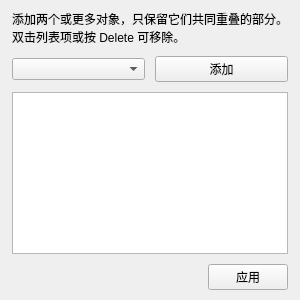
<?xml version="1.0" encoding="UTF-8"?>
<ui version="4.0">
 <class>OccBooleanCommonWidget</class>
 <widget class="QWidget" name="OccBooleanCommonWidget">
  <property name="geometry"><rect><x>0</x><y>0</y><width>300</width><height>300</height></rect></property>
  <layout class="QVBoxLayout" name="mainLayout">
   <property name="leftMargin"><number>12</number></property><property name="topMargin"><number>10</number></property><property name="rightMargin"><number>12</number></property><property name="bottomMargin"><number>10</number></property><property name="spacing"><number>10</number></property>
   <item><widget class="QLabel" name="hintLabel"><property name="text"><string>添加两个或更多对象，只保留它们共同重叠的部分。双击列表项或按 Delete 可移除。</string></property><property name="wordWrap"><bool>true</bool></property></widget></item>
   <item><layout class="QHBoxLayout" name="addLayout"><item><widget class="QComboBox" name="sourceComboBox"/></item><item><widget class="QPushButton" name="addButton"><property name="text"><string>添加</string></property></widget></item></layout></item>
   <item><widget class="QListWidget" name="selectedListWidget"><property name="selectionMode"><enum>QAbstractItemView::ExtendedSelection</enum></property></widget></item>
   <item><layout class="QHBoxLayout" name="buttonLayout"><item><spacer name="buttonSpacer"><property name="orientation"><enum>Qt::Horizontal</enum></property><property name="sizeHint" stdset="0"><size><width>40</width><height>20</height></size></property></spacer></item><item><widget class="QPushButton" name="applyButton"><property name="text"><string>应用</string></property></widget></item></layout></item>
  </layout>
 </widget><resources/><connections/>
</ui>
